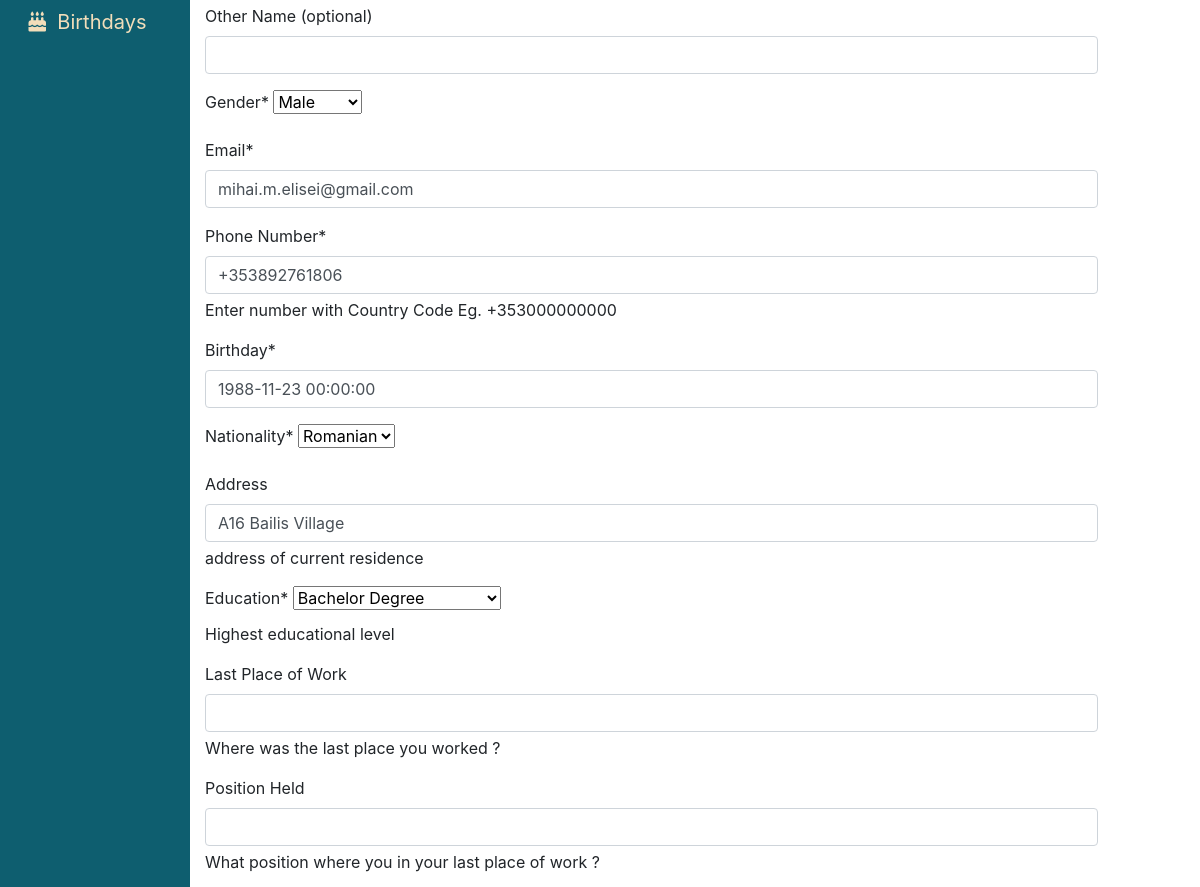
The app's page /employees/employee/edit/1/ (signed in, middle part), older data.
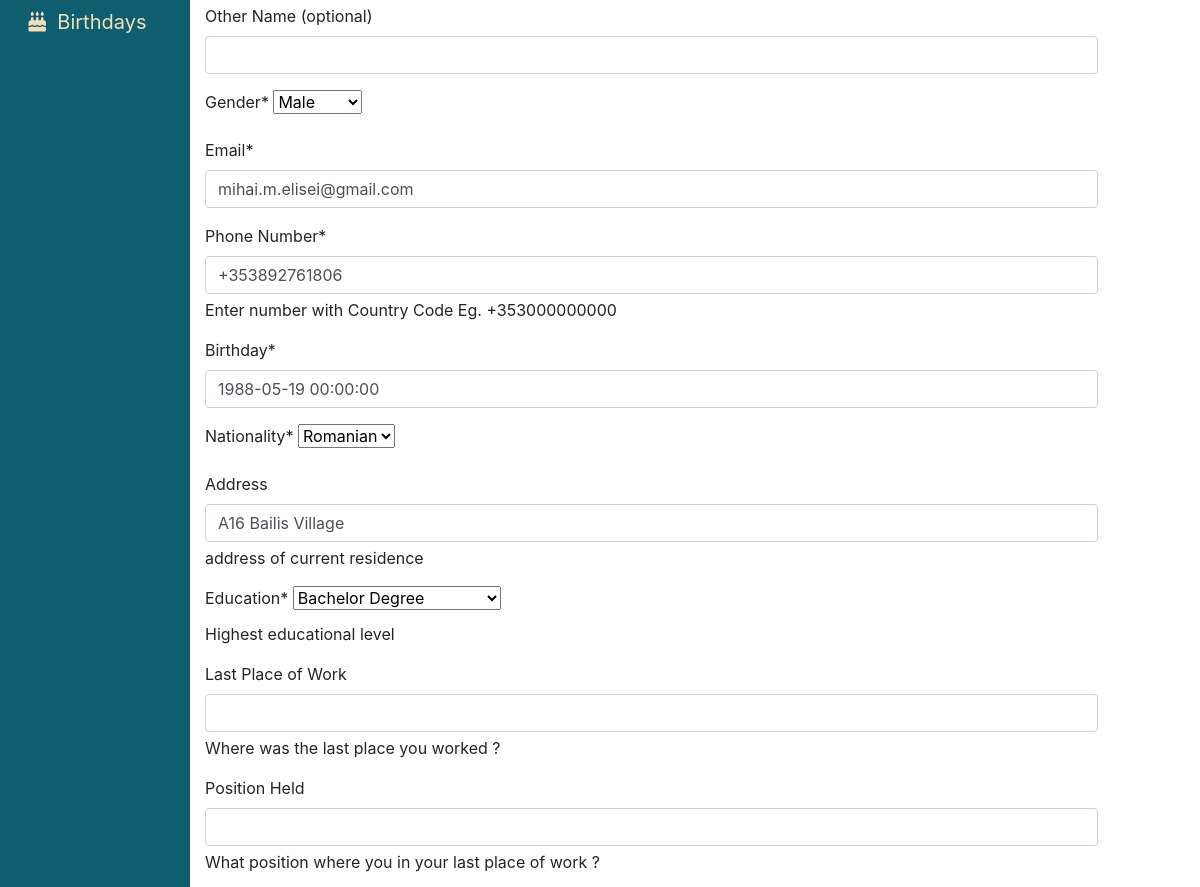
The same page, newer data.
### employees/models.py (models this page shows, shortened)
class Employee(models.Model):
    MALE = 'male'
    FEMALE = 'female'
    GENDER = (
    (MALE, 'Male'),
    (FEMALE, 'Female'),
    )
    MR = 'Mr'
    MRS = 'Mrs'
    MSS = 'Mss'
    DR = 'Dr'
    SIR = 'Sir'
    MADAM = 'Madam'
    TITLE = (
    (MR, 'Mr'),
    (MRS, 'Mrs'),
    (MSS, 'Mss'),
    (DR, 'Dr'),
    (SIR, 'Sir'),
    (MADAM, 'Madam'),
    )
    FULL_TIME = 'Full-Time'
    PART_TIME = 'Part-Time'
    CONTRACT = 'Contract'
    INTERN = 'Intern'
    EMPLOYEETYPE = (
    (FULL_TIME, 'Full-Time'),
    (PART_TIME, 'Part-Time'),
    (CONTRACT, 'Contract'),
    (INTERN, 'Intern'),
    )
    MASTERS = 'Masters Degree'
    BACHELOR = 'Bachelor Degree'
    ADVANCED = 'Craft / Higher Certificate'
    LEAVING = 'Leaving Certificate'
    JUNIOR = 'Junior Certificate'
    OTHER = 'Other'
    EDUCATIONAL_LEVEL = (
    (MASTERS, 'Masters Degree'),
    (BACHELOR, 'Bachelor Degree'),
    (ADVANCED, 'Craft / Higher Certificate'),
    (LEAVING, 'Leaving Certificate'),
    (JUNIOR, 'Junior Certificate'),
    (OTHER, 'Other'),
    )
    id = models.CharField(_('Employee ID Number'), max_length=10, null=False, blank=False, primary_key=True)
    user = models.ForeignKey(User, on_delete=models.CASCADE, default=None)
    title = models.CharField(_('Title'), max_length=5, default=MR, choices=TITLE, blank=False, null=False)
    firstname = models.CharField(_('First Name'), max_length=125, null=False, blank=False)
    lastname = models.CharField(_('Last Name'), max_length=125, null=False, blank=False)
    othername = models.CharField(_('Other Name (optional)'), max_length=125, null=True, blank=True)
    sex = models.CharField(_('Gender'), max_length=9, choices=GENDER, blank=False)
    email = models.CharField(_('Email'), max_length=255, default=None, blank=False, null=False)
    tel = PhoneNumberField(null=False, blank=False, verbose_name='Phone Number', help_text= 'Enter number with Country Code Eg. +353000000000')
    birthday = models.DateField(_('Birthday'),blank=False,null=False)
    nationality = models.ForeignKey(Nationality, verbose_name=_('Nationality'), on_delete=models.SET_NULL, null=True, default=None)
    address = models.CharField(_('Address'), help_text='address of current residence', max_length=125, null=True, blank=True)
    education = models.CharField(_('Education'),help_text='Highest educational level', max_length=26, choices=EDUCATIONAL_LEVEL, blank=False, null=True)
    lastwork = models.CharField(_('Last Place of Work'), help_text='Where was the last place you worked ?', max_length=125, null=True, blank=True)
    position = models.CharField(_('Position Held'),help_text='What position where you in your last place of work ?', max_length=255, null=True, blank=True)
    department = models.ForeignKey(Department, verbose_name =_('Department'), on_delete=models.SET_NULL, null=True, default=None)
    role = models.ForeignKey(Role, verbose_name=_('Role'), on_delete=models.SET_NULL, null=True, default=None)
    startdate = models.DateField(_('Employement Date'), help_text='date of employement', blank=False, null=True)
    employeetype = models.CharField(_('Employee Type'), max_length=15, default=FULL_TIME, choices=EMPLOYEETYPE, blank=False, null=True)
    dateissued = models.DateField(_('Date Issued'), help_text='date staff id was issued', blank=False, null=True)
    created = models.DateTimeField(verbose_name=_('Created'), auto_now_add=True, null=True)
    is_blocked = models.BooleanField(_('Is Blocked'),help_text='button to toggle employee block and unblock',default=False)
    is_deleted = models.BooleanField(_('Is Deleted'),help_text='button to toggle employee deleted and undelete',default=False)
    objects = EmployeeManager()
    class Meta:
        verbose_name = _('Employee')
        verbose_name_plural = _('Employees')
        ordering = ['-created']
    @property
    def get_full_name(self):
        fullname = ''
        firstname = self.firstname
        lastname = self.lastname
        othername = self.othername
        if (firstname and lastname) or othername is None:
            fullname = firstname + ' ' + lastname
            return fullname
        elif othername:
            fullname = firstname + ' ' + lastname + ' ' + othername
            return fullname
        return

### employees/views.py (the view, shortened to what this page needs)
# urls.py: path('employee/edit/<int:id>/', views.employee_edit_data, name='edit'),
def employee_edit_data(request, id):
    if not (request.user.is_authenticated and request.user.is_superuser and request.user.is_staff):
        return redirect('/')
    employee = get_object_or_404(Employee, id=id)
    dataset = dict()
    form = EmployeeCreateForm(request.POST or None, request.FILES or None, instance=employee)
    dataset['form'] = form
    dataset['title'] = 'edit - {0}'.format(employee.get_full_name)
    return render(request, 'employees/add_employee.html',dataset)

### employees/forms.py
class EmployeeCreateForm(forms.ModelForm):
	class Meta:
		model = Employee
		exclude = ['is_blocked', 'is_deleted', 'created', 'updated']
		widgets = {
			'birthday': forms.DateTimeInput(format='%Y-%m-%d %H:%M:%S', attrs={'class': 'datetimefield'}),
			'startdate': forms.DateTimeInput(format='%Y-%m-%d %H:%M:%S', attrs={'class': 'datetimefield'}),
			'dateissued': forms.DateTimeInput(format='%Y-%m-%d %H:%M:%S', attrs={'class': 'datetimefield'})
		}

### employees/models.py (called while the page is built)
    def __str__(self):
        return self.name

    def __str__(self):
        return self.name

    def __str__(self):
        return self.name

### employees/templates/employees/add_employee.html (shortened to what this page needs)
{% extends "base.html" %}
{% load static %}
{% load crispy_forms_tags %}
{% block content %}
<div class="container-fluid">
    <div class="row flex-nowrap mt-0">
        <div class="col-auto col-md-2 col-xl-2 px-sm-2 px-0 teal-color beige-color">
            <div class="d-flex flex-column align-items-center align-items-sm-start px-3 pt-2 min-vh-100">
                <ul class="nav nav-pills flex-column mb-sm-auto mt-5 align-items-center align-items-sm-right" id="menu"
                    style="width: 100%;">
                    <li class="nav-item sidebar-item">
                        <a href="{% url 'birthdays' %}" class="nav-link align-middle px-0">
                            <i class="fas fa-birthday-cake"></i><span class="ms-1 d-none d-sm-inline">&nbsp; Birthdays</span>
                        </a>
                    </li>
                </ul>
            </div>
        </div>
        <div class="col-9">
            <div class="form-wrapper">
                <div class="row">
                    <div class="col-12 center-form">
                        <form action="" method="POST" enctype="multipart/form-data">
                            {{form | crispy }}
                        </form>
                    </div>
                </div>
            </div>
        </div>
    </div>
</div>
{% endblock %}

Row changes from the older to the newer data that the page shows:
changed Employee "Male": birthday "1988-11-23 00:00:00" → "1988-05-19 00:00:00"
